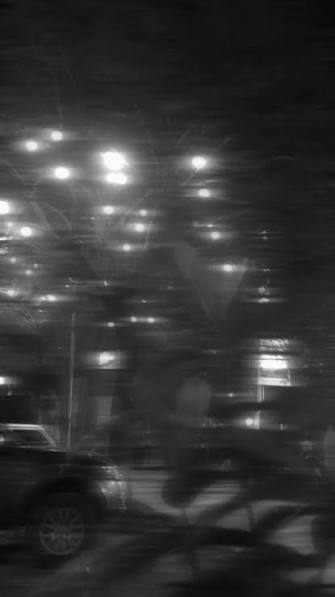
#> input picture EXP-8/images.jpeg, 335 x 597 px, found by its file name
$ python Histogram_Equalization.py
#> lines starting #> are read from the running program, lines starting #| are printed output that depends on the picture
import cv2
import matplotlib.pyplot as plt

# 1. Load the grayscale image
image_path = '/home/saloni/DSIP/EXP-8/images.jpeg'
image = cv2.imread(image_path, cv2.IMREAD_GRAYSCALE)
#> image is the input picture: shape (597, 335); min 7, max 255, mean 52.8

# Check if image loaded correctly
if image is None:
    raise FileNotFoundError(f"Could not open or find the image at {image_path}")

# 2. Perform histogram equalization
equalized_image = cv2.equalizeHist(image)
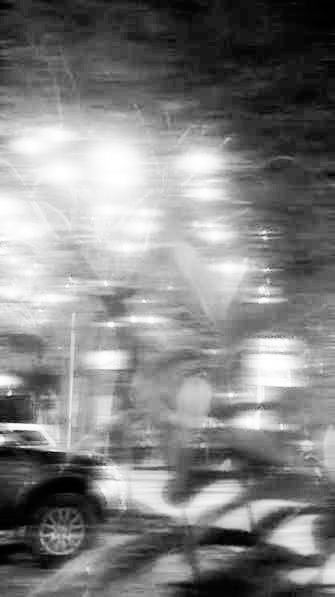
#> equalized_image: shape (597, 335); min 0, max 255, mean 129.2

# 3. Calculate histograms
hist_original = cv2.calcHist([image], [0], None, [256], [0, 256])
#> hist_original = 256 values, max 4782 at index 20, min 0 at index 0, mean 781.2
hist_equalized = cv2.calcHist([equalized_image], [0], None, [256], [0, 256])
#> hist_equalized = 256 values, max 4782 at index 24, min 0 at index 7, mean 781.2

# --- FIGURE 1: Visual Image Comparison ---
plt.figure(figsize=(12, 6))

plt.subplot(1, 2, 1)
plt.title('Original Image')
plt.imshow(image, cmap='gray')
plt.axis('off')

plt.subplot(1, 2, 2)
plt.title('Equalized Image')
plt.imshow(equalized_image, cmap='gray')
plt.axis('off')

plt.tight_layout()

# --- FIGURE 2: Histogram Comparison ---
plt.figure(figsize=(12, 5))

plt.subplot(1, 2, 1)
plt.title('Original Histogram')
plt.xlabel('Pixel Value')
plt.ylabel('Frequency')
plt.plot(hist_original, color='crimson')
plt.xlim([0, 256])
plt.grid(True)

plt.subplot(1, 2, 2)
plt.title('Equalized Histogram')
plt.xlabel('Pixel Value')
plt.ylabel('Frequency')
plt.plot(hist_equalized, color='royalblue')
plt.xlim([0, 256])
plt.grid(True)

plt.tight_layout()
plt.show()
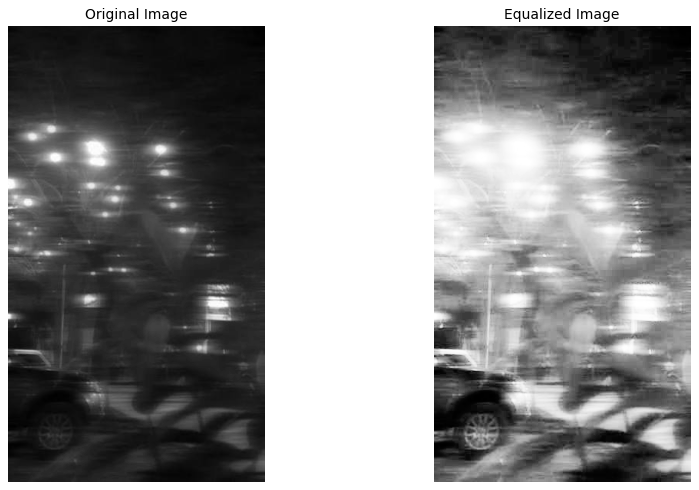
#> figure drawn by matplotlib, 2 panels
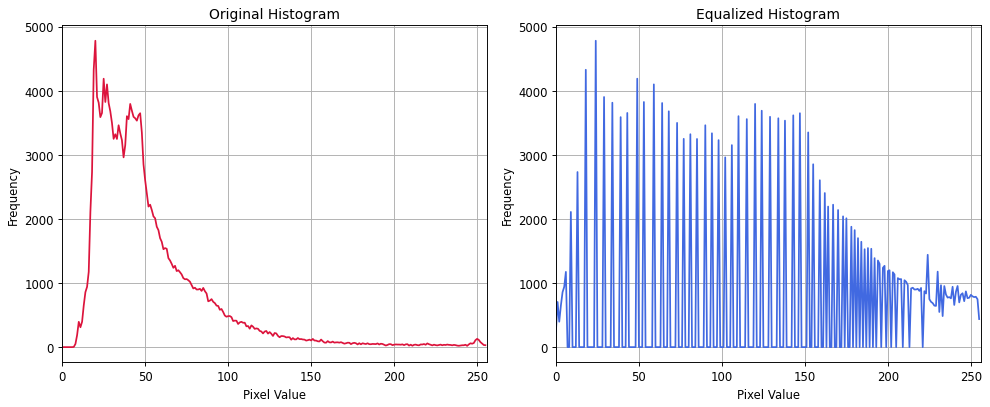
#> figure drawn by matplotlib, 2 panels; panel 1: curve peaks at x = 20, y = 4782; panel 2: curve peaks at x = 24, y = 4782
